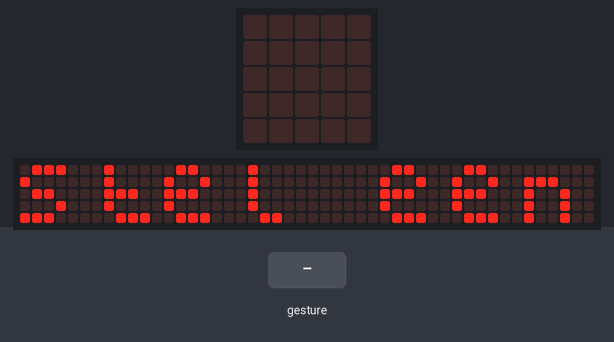
Simulated run of this program. Board: BBC micro:bit (MakeCode). Parts: the board's 5×5 LED display, a strip that is not on the board, showing the scrolling text unrolled. Inputs (shaded band) come from the test bench. Random numbers come from a fixed seed; a tilt is held for 1.5 s and a shake lasts 1 s, then the board lies face up again; the 48×5 strip is a reading aid, not a part: it shows the text the display is scrolling, unrolled, one strip-width of it at a time.

Above: at 4.1 s.
At 16.3 s:
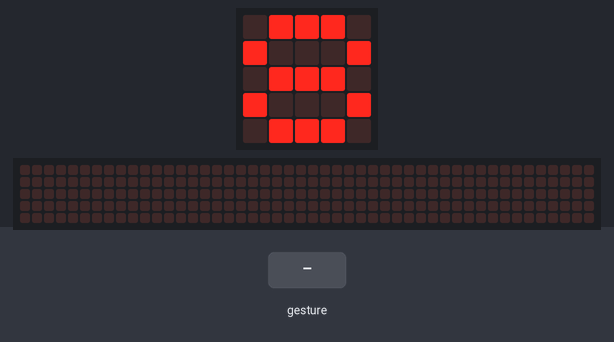
16.4 s: gesture 'shake'
At 17.2 s:
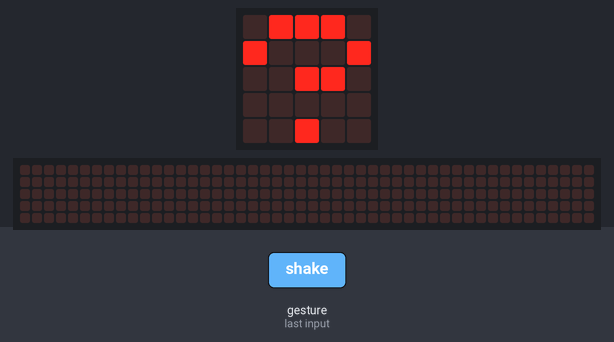
18.8 s: gesture 'shake'
At 21.47 s:
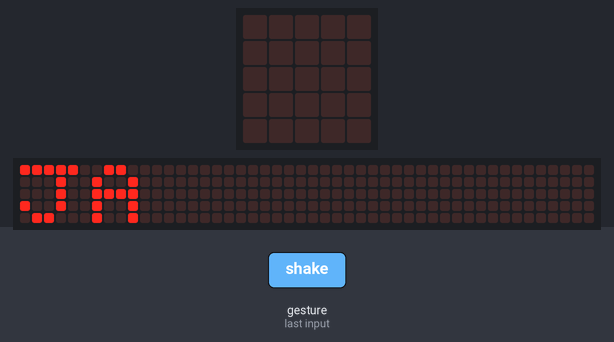

Measured:
- after the input at 16.4 s, the display: changes after 0.20 s (image 2)
- after the input at 18.8 s, the display: changes after 0.20 s (image 3)
- what the display in image 0 shows lasts 0.6 s, from 4.1 s to 4.7 s
- what the display in image 2 shows lasts 0.8 s, from 16.6 s to 17.4 s
- what the display in image 3 shows lasts 0.4 s, from 21.3 s to 21.7 s

The program:

main.ts
```typescript
input.onGesture(Gesture.Shake, function () {
    basic.clearScreen()
    willekeurig = randint(0, 2)
    if (willekeurig == 2) {
        basic.showString("JA")
    } else if (willekeurig == 1) {
        basic.showString("NEE")
    } else {
        basic.showString("?")
    }
    basic.showNumber(8)
})
let willekeurig = 0
basic.showString("Stel een vraag!")
basic.showNumber(8)
basic.forever(function () {

})
```

test.ts
```typescript
// tests gaan hier; deze zal niet worden gecompileerd wanneer dit pakket wordt gebruikt als extensie.
```
